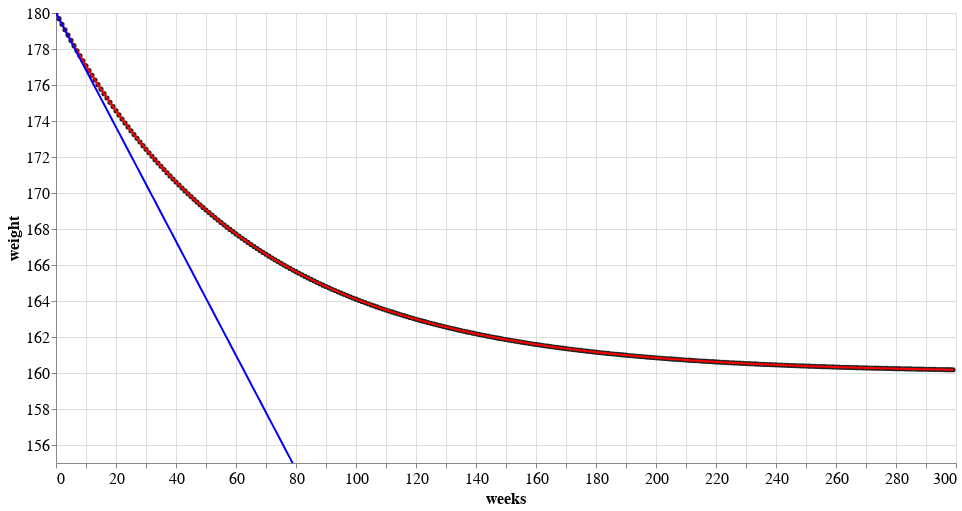

Notebook source saved alongside this figure:
### Code cell
ch1=alt.Chart(temp_df).mark_point(size=10, opacity=1, color='#222', fill='#222').encode(
    x=alt.X('step', scale=alt.Scale(domain=(0,300)), title='weeks'),  
    y=alt.Y('w', title='weight',
        scale=alt.Scale(domain=(155, 180))
    )
).properties(
    width=900,
    height=450
).interactive()

ch2=alt.Chart(temp_df).mark_line(color='red').encode(
    x=alt.X('step', scale=alt.Scale(domain=(0,300)), title='weeks'),  
    y=alt.Y('w_soln', title='weight',
        scale=alt.Scale(domain=(155, 180))
    )
).properties(
    width=900,
    height=450
).interactive()

ch3=alt.Chart(temp_df).mark_line(color='blue').encode(
    x=alt.X('step', scale=alt.Scale(domain=(0,300)), title='weeks'),  
    y=alt.Y('w_lin', title='weight',
        scale=alt.Scale(domain=(155, 180))
    )
).properties(
    width=900,
    height=450
).interactive()

(ch1 + ch2 + ch3).configure_axis(
    labelFontSize=16,
    titleFontSize=16
)

### Figure 1 — Vega-Lite specification as saved in the notebook (floating-point values rounded to 4 significant figures; data arrays with more than 128 entries replaced by an {"elided": "..."} marker saying what was removed)
{"config": {"view": {"continuousWidth": 400, "continuousHeight": 300}, "axis": {"labelFontSize": 16, "titleFontSize": 16}}, "layer": [{"mark": {"type": "point", "color": "#222", "fill": "#222", "opacity": 1, "size": 10}, "encoding": {"x": {"type": "quantitative", "field": "step", "scale": {"domain": [0, 300]}, "title": "weeks"}, "y": {"type": "quantitative", "field": "w", "scale": {"domain": [155, 180]}, "title": "weight"}}, "height": 450, "selection": {"selector029": {"type": "interval", "bind": "scales", "encodings": ["x", "y"]}}, "width": 900}, {"mark": {"type": "line", "color": "red"}, "encoding": {"x": {"type": "quantitative", "field": "step", "scale": {"domain": [0, 300]}, "title": "weeks"}, "y": {"type": "quantitative", "field": "w_soln", "scale": {"domain": [155, 180]}, "title": "weight"}}, "height": 450, "selection": {"selector030": {"type": "interval", "bind": "scales", "encodings": ["x", "y"]}}, "width": 900}, {"mark": {"type": "line", "color": "blue"}, "encoding": {"x": {"type": "quantitative", "field": "step", "scale": {"domain": [0, 300]}, "title": "weeks"}, "y": {"type": "quantitative", "field": "w_lin", "scale": {"domain": [155, 180]}, "title": "weight"}}, "height": 450, "selection": {"selector031": {"type": "interval", "bind": "scales", "encodings": ["x", "y"]}}, "width": 900}], "data": {"name": "data-aae44a9e99df33180fb0ec84a574f43c"}, "$schema": "https://vega.github.io/schema/vega-lite/v4.8.1.json", "datasets": {"data-aae44a9e99df33180fb0ec84a574f43c": {"elided": "300 records"}}}
